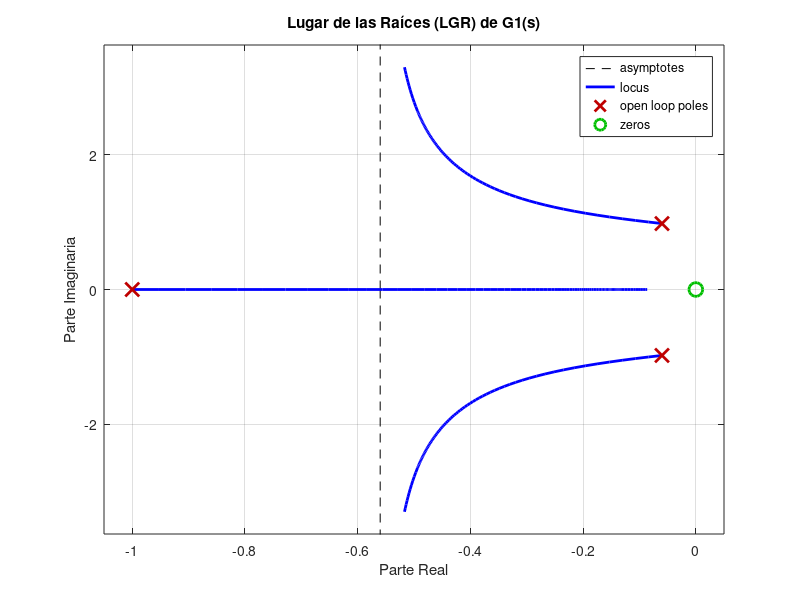

Source code (MATLAB):
% Definir la función de transferencia G1(s)
num = [24 0]; % Numerador: 24s
den = conv(conv([1 0], [1 1]), [1 3]) + 24; % Denominador: s(s+1)(s+3) + 24

% Trazar el LGR
figure;
rlocus(tf(num, den));
title('Lugar de las Raíces (LGR) de G1(s)');
xlabel('Parte Real');
ylabel('Parte Imaginaria');
grid on;
